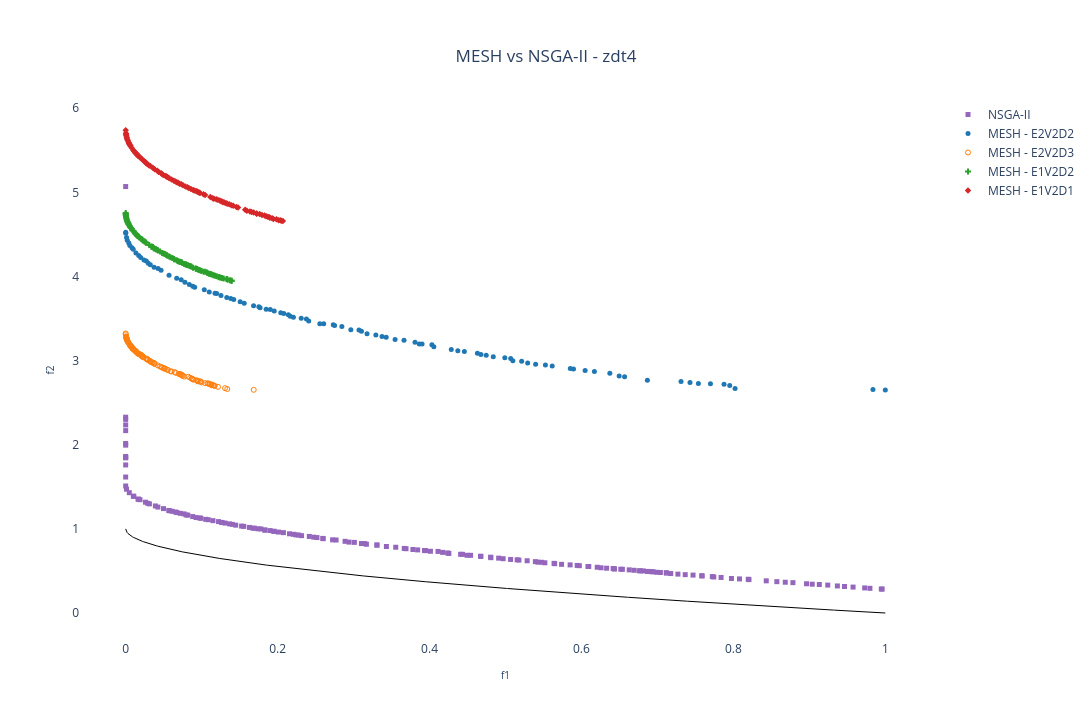

Here is the notebook cell this chart was saved with:
### Markdown cell above
### MESH vs Pymoo 2D:

### Code cell
nsga2_result = pickle.load(open(f'../result/NSGA2_{experiment_name}.pkl', 'rb'))

# Creating a subplot
fig = go.Figure()

fig.add_trace(go.Scatter(x=nsga2_result['combined'][1][:,0], 
               y=nsga2_result['combined'][1][:,1],
               mode='markers', marker=dict(size=5, symbol=marker_symbols[(num_dataset + 1) % num_symbols], color=solid_colors[-1]),
               name="NSGA-II")
               )

add_MESH = True
if(add_MESH):
    for i in range(num_dataset):
        fig.add_trace(pareto_front[i])

# Plotting the Pareto front
real_pareto_front = get_pareto(experiment_name, n_pareto_points, position_dim, 2)
fig.add_trace(
	go.Scatter(x=real_pareto_front[:,0],
		y=real_pareto_front[:,1],
		mode='lines', line=dict(width=1, color='black'),
		name='Pareto Front',
		showlegend=(i==0)
		)
	)

# Setting layout
fig.update_layout(
    showlegend=True,
    xaxis=dict(title=dict(text='f1', font=dict(size=10))),
    yaxis=dict(title=dict(text='f2', font=dict(size=10))),
    title=dict(
        text='MESH vs NSGA-II - ' + experiment_name,
        x=0.5,  # Centering the title
        xanchor='center',
        yanchor='top'
    ),
    #margin=dict(l=0, r=0, b=0, t=0), # Rearrange the margin
    width=1520,   # Figure width (pixels)
    height=720,  # Figure height (pixels)
    paper_bgcolor="white",
    plot_bgcolor='white'
)

# Showing the figure
fig.show()
